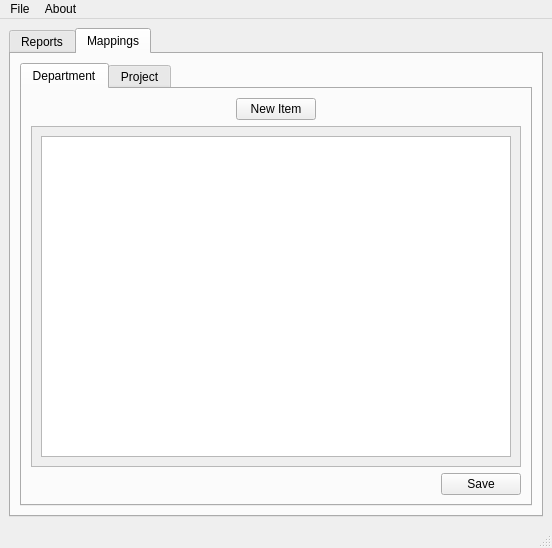
<?xml version="1.0" encoding="UTF-8"?>
<ui version="4.0">
 <class>MainWindow</class>
 <widget class="QMainWindow" name="MainWindow">
  <property name="geometry">
   <rect>
    <x>0</x>
    <y>0</y>
    <width>552</width>
    <height>548</height>
   </rect>
  </property>
  <property name="windowTitle">
   <string>IoTSSG Report Center</string>
  </property>
  <widget class="QWidget" name="centralwidget">
   <layout class="QVBoxLayout" name="verticalLayout">
    <item>
     <widget class="QTabWidget" name="Main_Tab">
      <property name="currentIndex">
       <number>1</number>
      </property>
      <widget class="QWidget" name="Reports">
       <attribute name="title">
        <string>Reports</string>
       </attribute>
       <layout class="QHBoxLayout" name="horizontalLayout">
        <item>
         <widget class="QTabWidget" name="Reports_TabWidget">
          <property name="enabled">
           <bool>true</bool>
          </property>
          <property name="currentIndex">
           <number>4</number>
          </property>
          <widget class="QWidget" name="Clarity">
           <attribute name="title">
            <string>Clarity</string>
           </attribute>
           <layout class="QVBoxLayout" name="verticalLayout_2">
            <item>
             <layout class="QHBoxLayout" name="Reports_Clarity_HBox_Top">
              <item>
               <spacer name="Reports_Clarity_Spacer_Left">
                <property name="orientation">
                 <enum>Qt::Horizontal</enum>
                </property>
                <property name="sizeHint" stdset="0">
                 <size>
                  <width>40</width>
                  <height>20</height>
                 </size>
                </property>
               </spacer>
              </item>
              <item>
               <widget class="QPushButton" name="Reports_Clarity_Btn_Excel">
                <property name="text">
                 <string>Excel Report</string>
                </property>
               </widget>
              </item>
              <item>
               <widget class="QPushButton" name="Reports_Clarity_Btn_Tableau">
                <property name="text">
                 <string>Tableau</string>
                </property>
               </widget>
              </item>
              <item>
               <spacer name="Reports_Clarity_Spacer_Right">
                <property name="orientation">
                 <enum>Qt::Horizontal</enum>
                </property>
                <property name="sizeHint" stdset="0">
                 <size>
                  <width>40</width>
                  <height>20</height>
                 </size>
                </property>
               </spacer>
              </item>
             </layout>
            </item>
            <item>
             <widget class="QScrollArea" name="Reports_Clarity_Scroll">
              <property name="widgetResizable">
               <bool>true</bool>
              </property>
              <widget class="QWidget" name="scrollAreaWidgetContents">
               <property name="geometry">
                <rect>
                 <x>0</x>
                 <y>0</y>
                 <width>97</width>
                 <height>97</height>
                </rect>
               </property>
               <layout class="QHBoxLayout" name="horizontalLayout_3">
                <item>
                 <widget class="QPlainTextEdit" name="Reports_Clarity_Text">
                  <property name="readOnly">
                   <bool>true</bool>
                  </property>
                 </widget>
                </item>
               </layout>
              </widget>
             </widget>
            </item>
            <item>
             <layout class="QHBoxLayout" name="Reports_Clarity_HBox_Bottom">
              <item>
               <widget class="QPushButton" name="Reports_Clarity_Btn_Refresh">
                <property name="text">
                 <string>Refresh Data</string>
                </property>
               </widget>
              </item>
              <item>
               <widget class="QProgressBar" name="Reports_Clarity_ProgressBar">
                <property name="value">
                 <number>0</number>
                </property>
               </widget>
              </item>
             </layout>
            </item>
           </layout>
          </widget>
          <widget class="QWidget" name="Bookings">
           <attribute name="title">
            <string>Bookings</string>
           </attribute>
           <layout class="QVBoxLayout" name="verticalLayout_4">
            <item>
             <layout class="QHBoxLayout" name="Reports_Bookings_HBox_Top">
              <item>
               <spacer name="Reports_Bookings_Spacer_Left">
                <property name="orientation">
                 <enum>Qt::Horizontal</enum>
                </property>
                <property name="sizeHint" stdset="0">
                 <size>
                  <width>40</width>
                  <height>20</height>
                 </size>
                </property>
               </spacer>
              </item>
              <item>
               <widget class="QPushButton" name="Reports_Bookings_Btn_Excel">
                <property name="text">
                 <string>Excel Report</string>
                </property>
               </widget>
              </item>
              <item>
               <widget class="QPushButton" name="Reports_Bookings_Btn_Tableau">
                <property name="text">
                 <string>Tableau</string>
                </property>
               </widget>
              </item>
              <item>
               <spacer name="Reports_Bookings_Spacer_Right">
                <property name="orientation">
                 <enum>Qt::Horizontal</enum>
                </property>
                <property name="sizeHint" stdset="0">
                 <size>
                  <width>40</width>
                  <height>20</height>
                 </size>
                </property>
               </spacer>
              </item>
             </layout>
            </item>
            <item>
             <widget class="QScrollArea" name="Reports_Bookings_Scroll">
              <property name="widgetResizable">
               <bool>true</bool>
              </property>
              <widget class="QWidget" name="scrollAreaWidgetContents_2">
               <property name="geometry">
                <rect>
                 <x>0</x>
                 <y>0</y>
                 <width>97</width>
                 <height>97</height>
                </rect>
               </property>
               <layout class="QHBoxLayout" name="horizontalLayout_4">
                <item>
                 <widget class="QPlainTextEdit" name="Reports_Bookings_Text"/>
                </item>
               </layout>
              </widget>
             </widget>
            </item>
            <item>
             <layout class="QHBoxLayout" name="Reports_Bookings_HBox_Bottom">
              <item>
               <widget class="QPushButton" name="Reports_Bookings_Btn_Refresh">
                <property name="text">
                 <string>Refresh Data</string>
                </property>
               </widget>
              </item>
              <item>
               <widget class="QProgressBar" name="Reports_Bookings_ProgressBar">
                <property name="value">
                 <number>24</number>
                </property>
               </widget>
              </item>
             </layout>
            </item>
           </layout>
          </widget>
          <widget class="QWidget" name="HeadCount">
           <attribute name="title">
            <string>HeadCount</string>
           </attribute>
          </widget>
          <widget class="QWidget" name="Bugs">
           <attribute name="title">
            <string>Bugs</string>
           </attribute>
          </widget>
          <widget class="QWidget" name="Budget">
           <attribute name="title">
            <string>Budget</string>
           </attribute>
          </widget>
         </widget>
        </item>
       </layout>
      </widget>
      <widget class="QWidget" name="Mappings">
       <attribute name="title">
        <string>Mappings</string>
       </attribute>
       <layout class="QHBoxLayout" name="horizontalLayout_5">
        <item>
         <widget class="QTabWidget" name="Mappings_TabWidget">
          <property name="currentIndex">
           <number>0</number>
          </property>
          <widget class="QWidget" name="tab_8">
           <attribute name="title">
            <string>Department</string>
           </attribute>
           <layout class="QVBoxLayout" name="verticalLayout_3">
            <item>
             <layout class="QHBoxLayout" name="Mappings_Dept_HBox_Top">
              <item>
               <spacer name="Mappings_Dept_Spacer_Left">
                <property name="orientation">
                 <enum>Qt::Horizontal</enum>
                </property>
                <property name="sizeHint" stdset="0">
                 <size>
                  <width>40</width>
                  <height>20</height>
                 </size>
                </property>
               </spacer>
              </item>
              <item>
               <widget class="QPushButton" name="Mappings_Dept_Btn_New">
                <property name="text">
                 <string>New Item</string>
                </property>
               </widget>
              </item>
              <item>
               <spacer name="Mappings_Dept_Spacer_Right">
                <property name="orientation">
                 <enum>Qt::Horizontal</enum>
                </property>
                <property name="sizeHint" stdset="0">
                 <size>
                  <width>40</width>
                  <height>20</height>
                 </size>
                </property>
               </spacer>
              </item>
             </layout>
            </item>
            <item>
             <widget class="QScrollArea" name="scrollArea_2">
              <property name="widgetResizable">
               <bool>true</bool>
              </property>
              <widget class="QWidget" name="Mappings_Dept_Scroll_Contents">
               <property name="geometry">
                <rect>
                 <x>0</x>
                 <y>0</y>
                 <width>474</width>
                 <height>308</height>
                </rect>
               </property>
               <layout class="QHBoxLayout" name="horizontalLayout_2">
                <item>
                 <widget class="QTableWidget" name="Mappings_Dept_Table"/>
                </item>
               </layout>
              </widget>
             </widget>
            </item>
            <item>
             <layout class="QHBoxLayout" name="Mappings_Dept_HBox_Bottom">
              <item>
               <spacer name="Mappings_Dept_Spacer_Bottom">
                <property name="orientation">
                 <enum>Qt::Horizontal</enum>
                </property>
                <property name="sizeHint" stdset="0">
                 <size>
                  <width>40</width>
                  <height>20</height>
                 </size>
                </property>
               </spacer>
              </item>
              <item>
               <widget class="QPushButton" name="Mappings_Dept_Btn_Save">
                <property name="text">
                 <string>Save</string>
                </property>
               </widget>
              </item>
             </layout>
            </item>
           </layout>
          </widget>
          <widget class="QWidget" name="tab_9">
           <attribute name="title">
            <string>Project</string>
           </attribute>
           <layout class="QVBoxLayout" name="verticalLayout_5">
            <item>
             <layout class="QHBoxLayout" name="Mappings_Project_HBox_Top">
              <item>
               <spacer name="Mappings_Project_Spacer_Left">
                <property name="orientation">
                 <enum>Qt::Horizontal</enum>
                </property>
                <property name="sizeHint" stdset="0">
                 <size>
                  <width>40</width>
                  <height>20</height>
                 </size>
                </property>
               </spacer>
              </item>
              <item>
               <widget class="QPushButton" name="Mappings_Project_Btn_New">
                <property name="text">
                 <string>New Item</string>
                </property>
               </widget>
              </item>
              <item>
               <spacer name="Mappings_Project_Spacer_Right">
                <property name="orientation">
                 <enum>Qt::Horizontal</enum>
                </property>
                <property name="sizeHint" stdset="0">
                 <size>
                  <width>40</width>
                  <height>20</height>
                 </size>
                </property>
               </spacer>
              </item>
             </layout>
            </item>
            <item>
             <widget class="QScrollArea" name="Mappings_Project_Scroll">
              <property name="widgetResizable">
               <bool>true</bool>
              </property>
              <widget class="QWidget" name="scrollAreaWidgetContents_3">
               <property name="geometry">
                <rect>
                 <x>0</x>
                 <y>0</y>
                 <width>474</width>
                 <height>308</height>
                </rect>
               </property>
               <layout class="QHBoxLayout" name="horizontalLayout_7">
                <item>
                 <widget class="QTableWidget" name="Mappings_Project_Table"/>
                </item>
               </layout>
              </widget>
             </widget>
            </item>
            <item>
             <layout class="QHBoxLayout" name="Mappings_Project_HBox_Bottom">
              <item>
               <spacer name="Mappings_Project_Spacer_Bottom">
                <property name="orientation">
                 <enum>Qt::Horizontal</enum>
                </property>
                <property name="sizeHint" stdset="0">
                 <size>
                  <width>40</width>
                  <height>20</height>
                 </size>
                </property>
               </spacer>
              </item>
              <item>
               <widget class="QPushButton" name="Mappings_Project_Btn_Save">
                <property name="text">
                 <string>Save</string>
                </property>
               </widget>
              </item>
             </layout>
            </item>
           </layout>
          </widget>
         </widget>
        </item>
       </layout>
      </widget>
     </widget>
    </item>
   </layout>
  </widget>
  <widget class="QMenuBar" name="menubar">
   <property name="geometry">
    <rect>
     <x>0</x>
     <y>0</y>
     <width>552</width>
     <height>22</height>
    </rect>
   </property>
   <widget class="QMenu" name="menuFile">
    <property name="title">
     <string>File</string>
    </property>
    <addaction name="actionSettings"/>
    <addaction name="separator"/>
    <addaction name="actionExit"/>
    <addaction name="actionInput"/>
   </widget>
   <widget class="QMenu" name="menuAbout">
    <property name="title">
     <string>About</string>
    </property>
    <addaction name="actionAbout_Report_Center"/>
   </widget>
   <addaction name="menuFile"/>
   <addaction name="menuAbout"/>
  </widget>
  <widget class="QStatusBar" name="statusbar"/>
  <action name="actionSettings">
   <property name="text">
    <string>Settings</string>
   </property>
  </action>
  <action name="actionExit">
   <property name="text">
    <string>Exit</string>
   </property>
  </action>
  <action name="actionAbout_Report_Center">
   <property name="text">
    <string>About Report-Center</string>
   </property>
  </action>
  <action name="actionInput">
   <property name="text">
    <string>Input</string>
   </property>
  </action>
 </widget>
 <resources/>
 <connections/>
</ui>
